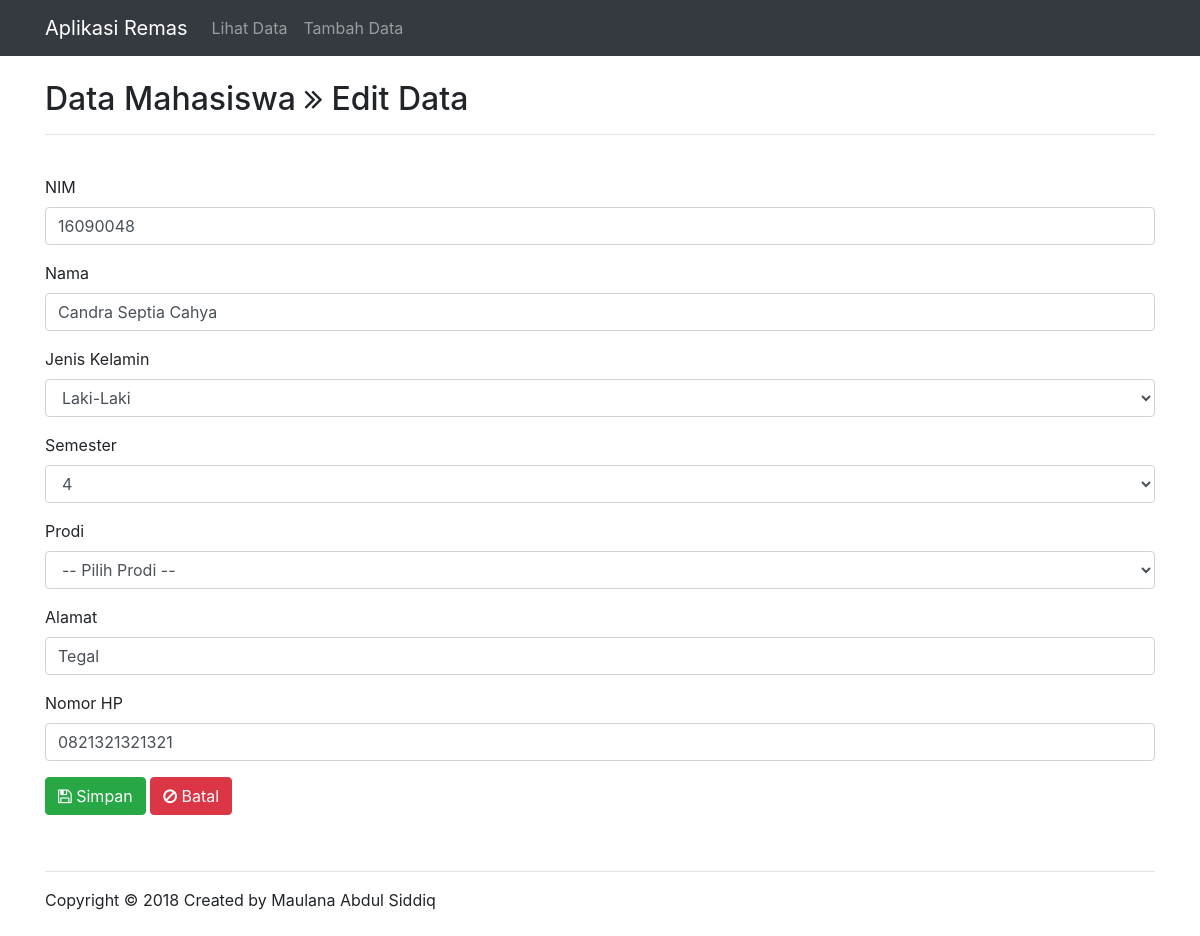
Page /edit.php?nim=16090048 on the committed database.
### tables this page shows
CREATE TABLE `mahasiswa` (
  `nim` varchar(8) NOT NULL,
  `nama` varchar(100) NOT NULL,
  `jenis_kelamin` varchar(9) NOT NULL,
  `semester` int(1) NOT NULL,
  `prodi` varchar(50) NOT NULL,
  `alamat` varchar(100) NOT NULL,
  `no_hp` varchar(13) NOT NULL
);

### edit.php (the view, shortened to what this page needs)
<!DOCTYPE html>
<html lang="en">
<head>
    <link rel="stylesheet" href="assets/css/bootstrap.min.css">
    <link rel="stylesheet" href="assets/font-awesome/css/font-awesome.min.css">
    <link rel="stylesheet" type="text/css" href="assets/css/bootstrap.css">
</head>
<body>
    <?php
        include ('header.php');
    ?>
    <?php
        if($_GET['nim']!=null){
            $nim        = $_GET['nim'];
            $koneksiObj = new Koneksi();
            $koneksi    = $koneksiObj->getKoneksi();
            $query = "select * from mahasiswa where nim='$nim'";
            $data = $koneksi->query($query);
        }
        if($data->num_rows <= 0){
            echo "Data tidak ditemukan!";
        } else{
            while($row = $data->fetch_assoc()){
                $nim           = $row['nim'];
                $nama          = $row['nama'];
                $jenis_kelamin = $row['jenis_kelamin'];
                $semester      = $row['semester'];
                $alamat        = $row['alamat'];
                $no_hp         = $row['no_hp'];
            }
        }
    ?>
    <div class="row">
        <div class="container">
            <br>
            <h2>Data Mahasiswa <i class="fa fa-angle-double-right"></i> Edit Data</h2>
            <hr>
            <br>
            <form class="form-horizontal" method="post" action="update.php">
                <div class="form-group">
                    <label for="nim">NIM</label>
                    <div>
                        <input type="text" class="form-control" id="nim" name="nim" placeholder="nim" value="<?php echo $nim;?>">
                    </div>
                </div>
                <div class="form-group">
                    <label for="nama">Nama</label>
                    <div>
                        <input type="text" class="form-control" id="nama" name="nama" placeholder="Nama" value="<?php echo $nama;?>">
                    </div>
                </div>
                <div class="form-group">
                    <label for="jenis_kelamin">Jenis Kelamin</label>
                    <div>
                        <select name="jenis_kelamin" class="form-control">
                            <option value="Laki-Laki" <?php echo $jenis_kelamin=='Laki-Laki'? 'selected':''; ?>>Laki-Laki</option>
                        </select>
                    </div>
                </div>
                <div class="form-group">
                    <label for="semester">Semester</label>
                    <div>
                        <select name="semester" class="form-control">
                            <?php
                                for($i=1;$i<=8;$i++){ ?>
                                    <option value="<?php echo $i;?>" <?php echo $semester==$i ? 'selected':'';?>><?php echo $i;?></option>
                            <?php  } ?>
                        </select>
                    </div>
                </div>
                <div class="form-group">
                    <label for="prodi">Prodi</label>
                    <div>
                        <select name="prodi" class="form-control">
                            <option value="">-- Pilih Prodi --</option>
                        </select>
                    </div>
                </div>
                <div class="form-group">
                    <label for="alamat">Alamat</label>
                    <div>
                        <input type="text" class="form-control" id="alamat" name="alamat" placeholder="alamat" value="<?php echo $alamat;?>">
                    </div>
                </div>
                <div class="form-group">
                    <label for="no_hp">Nomor HP</label>
                    <div>
                        <input type="text" class="form-control" id="no_hp" name="no_hp" placeholder="no_hp" value="<?php echo $no_hp;?>">
                    </div>
                </div>
                <div class="form-group">
                    <div>
                        <button type="submit" class="btn btn-success"><i class="fa fa-save"></i> Simpan</button>
                        <a href="index.php" class="btn btn-danger"><i class="fa fa-ban"></i> Batal</a>
                    </div>
                </div>
            </form>
        </div>
    </div>
    <?php
        include 'footer.php';
    ?>
</body>
</html>

### rows in the picture
mahasiswa: nim "16090048", nama "Candra Septia Cahya", jenis_kelamin "Laki-Laki", semester "4", alamat "Tegal", no_hp "0821321321321"
